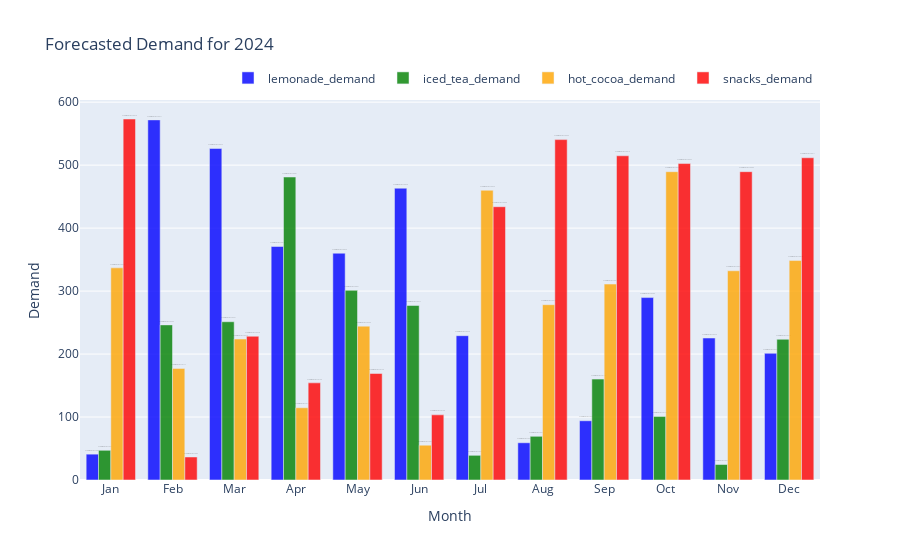

Here is the notebook cell this chart was saved with:
### Code cell
# Visualizing using plotly

import plotly.graph_objects as go
#  Visualize the forecasted demand for the year 2024 using bar plots for each month with Plotly
fig = go.Figure()
# Define a color palette for the products
colors = ['blue', 'green', 'orange', 'red']
months = list(range(1, 13))  # Convert range to list
bar_width = 0.2
index = np.arange(len(months))

for i, product in enumerate(y.columns, 1):
    fig.add_trace(go.Bar(
        x=months,
        y=forecasted_demand_2024[product],
        name=f'{product} ',
        marker_color=colors[i-1],  # Assign color from the color palette
        hoverinfo='y',
        text=[f'Forecasted Demand: {int(val)}' for val in forecasted_demand_2024[product]],
        textposition='outside',
        textfont=dict(color='black'),
        opacity=0.8
    ))

fig.update_layout(
    title='Forecasted Demand for 2024',
    xaxis_title='Month',
    yaxis_title='Demand',
    barmode='group',
    showlegend=True,
    legend=dict(
        orientation='h',
        yanchor='bottom',
        y=1.02,
        xanchor='right',
        x=1
    ),
    xaxis=dict(
        tickmode='array',  # Set tick mode to array
        tickvals=list(range(1, 13)),  # Specify tick values as month numbers
        ticktext=['Jan', 'Feb', 'Mar', 'Apr', 'May', 'Jun', 'Jul', 'Aug', 'Sep', 'Oct', 'Nov', 'Dec'],  # Specify tick text as month names
    )
)
fig.show()

### Figure 1 — Plotly figure (JSON) as saved in the notebook; plotly's stock layout.template omitted (floating-point values rounded to 4 significant figures)
{"data": [{"hoverinfo": "y", "marker": {"color": "blue"}, "name": "lemonade_demand ", "opacity": 0.8, "text": ["Forecasted Demand: 41", "Forecasted Demand: 571", "Forecasted Demand: 526", "Forecasted Demand: 370", "Forecasted Demand: 360", "Forecasted Demand: 463", "Forecasted Demand: 229", "Forecasted Demand: 59", "Forecasted Demand: 94", "Forecasted Demand: 289", "Forecasted Demand: 225", "Forecasted Demand: 201"], "textfont": {"color": "black"}, "textposition": "outside", "type": "bar", "x": [1, 2, 3, 4, 5, 6, 7, 8, 9, 10, 11, 12], "y": [41.04, 571.9, 526.4, 370.8, 360.1, 463.4, 229.2, 59.1, 94.04, 289.7, 225.4, 201.2]}, {"hoverinfo": "y", "marker": {"color": "green"}, "name": "iced_tea_demand ", "opacity": 0.8, "text": ["Forecasted Demand: 47", "Forecasted Demand: 246", "Forecasted Demand: 251", "Forecasted Demand: 481", "Forecasted Demand: 301", "Forecasted Demand: 277", "Forecasted Demand: 39", "Forecasted Demand: 69", "Forecasted Demand: 160", "Forecasted Demand: 100", "Forecasted Demand: 24", "Forecasted Demand: 223"], "textfont": {"color": "black"}, "textposition": "outside", "type": "bar", "x": [1, 2, 3, 4, 5, 6, 7, 8, 9, 10, 11, 12], "y": [47.16, 246.3, 251.3, 481.1, 301.2, 277.1, 39.19, 69.39, 160.2, 100.9, 24.62, 223.4]}, {"hoverinfo": "y", "marker": {"color": "orange"}, "name": "hot_cocoa_demand ", "opacity": 0.8, "text": ["Forecasted Demand: 336", "Forecasted Demand: 177", "Forecasted Demand: 223", "Forecasted Demand: 114", "Forecasted Demand: 244", "Forecasted Demand: 55", "Forecasted Demand: 460", "Forecasted Demand: 278", "Forecasted Demand: 311", "Forecasted Demand: 489", "Forecasted Demand: 332", "Forecasted Demand: 348"], "textfont": {"color": "black"}, "textposition": "outside", "type": "bar", "x": [1, 2, 3, 4, 5, 6, 7, 8, 9, 10, 11, 12], "y": [336.9, 177.2, 223.8, 114.7, 244.3, 55.24, 460.1, 278.4, 311.1, 489.6, 332.2, 348.5]}, {"hoverinfo": "y", "marker": {"color": "red"}, "name": "snacks_demand ", "opacity": 0.8, "text": ["Forecasted Demand: 573", "Forecasted Demand: 36", "Forecasted Demand: 228", "Forecasted Demand: 154", "Forecasted Demand: 169", "Forecasted Demand: 103", "Forecasted Demand: 433", "Forecasted Demand: 540", "Forecasted Demand: 514", "Forecasted Demand: 502", "Forecasted Demand: 489", "Forecasted Demand: 511"], "textfont": {"color": "black"}, "textposition": "outside", "type": "bar", "x": [1, 2, 3, 4, 5, 6, 7, 8, 9, 10, 11, 12], "y": [573.3, 36.54, 228.3, 154.2, 169.1, 103.5, 434.0, 540.5, 514.8, 502.5, 489.6, 511.7]}], "layout": {"barmode": "group", "legend": {"orientation": "h", "x": 1, "xanchor": "right", "y": 1.02, "yanchor": "bottom"}, "showlegend": true, "title": {"text": "Forecasted Demand for 2024"}, "xaxis": {"tickmode": "array", "ticktext": ["Jan", "Feb", "Mar", "Apr", "May", "Jun", "Jul", "Aug", "Sep", "Oct", "Nov", "Dec"], "tickvals": [1, 2, 3, 4, 5, 6, 7, 8, 9, 10, 11, 12], "title": {"text": "Month"}}, "yaxis": {"title": {"text": "Demand"}}}}
